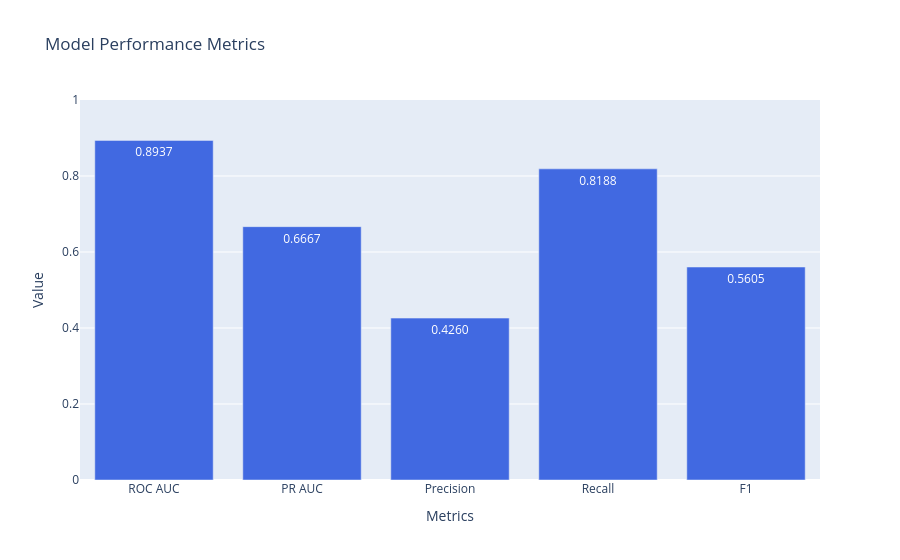

The notebook cell saved with this chart:
### Code cell
lr_visualizer.plot_metrics_comparison()

### Figure 1 — Plotly figure (JSON) as saved in the notebook; plotly's stock layout.template omitted (floating-point values rounded to 4 significant figures)
{"data": [{"marker": {"color": "royalblue"}, "text": ["0.8937", "0.6667", "0.4260", "0.8188", "0.5605"], "textfont": {"size": 12}, "textposition": "auto", "x": ["ROC AUC", "PR AUC", "Precision", "Recall", "F1"], "y": [0.8937, 0.6667, 0.426, 0.8188, 0.5605], "type": "bar"}], "layout": {"yaxis": {"title": {"text": "Value"}, "range": [0, 1]}, "title": {"text": "Model Performance Metrics"}, "xaxis": {"title": {"text": "Metrics"}}, "showlegend": false}}
